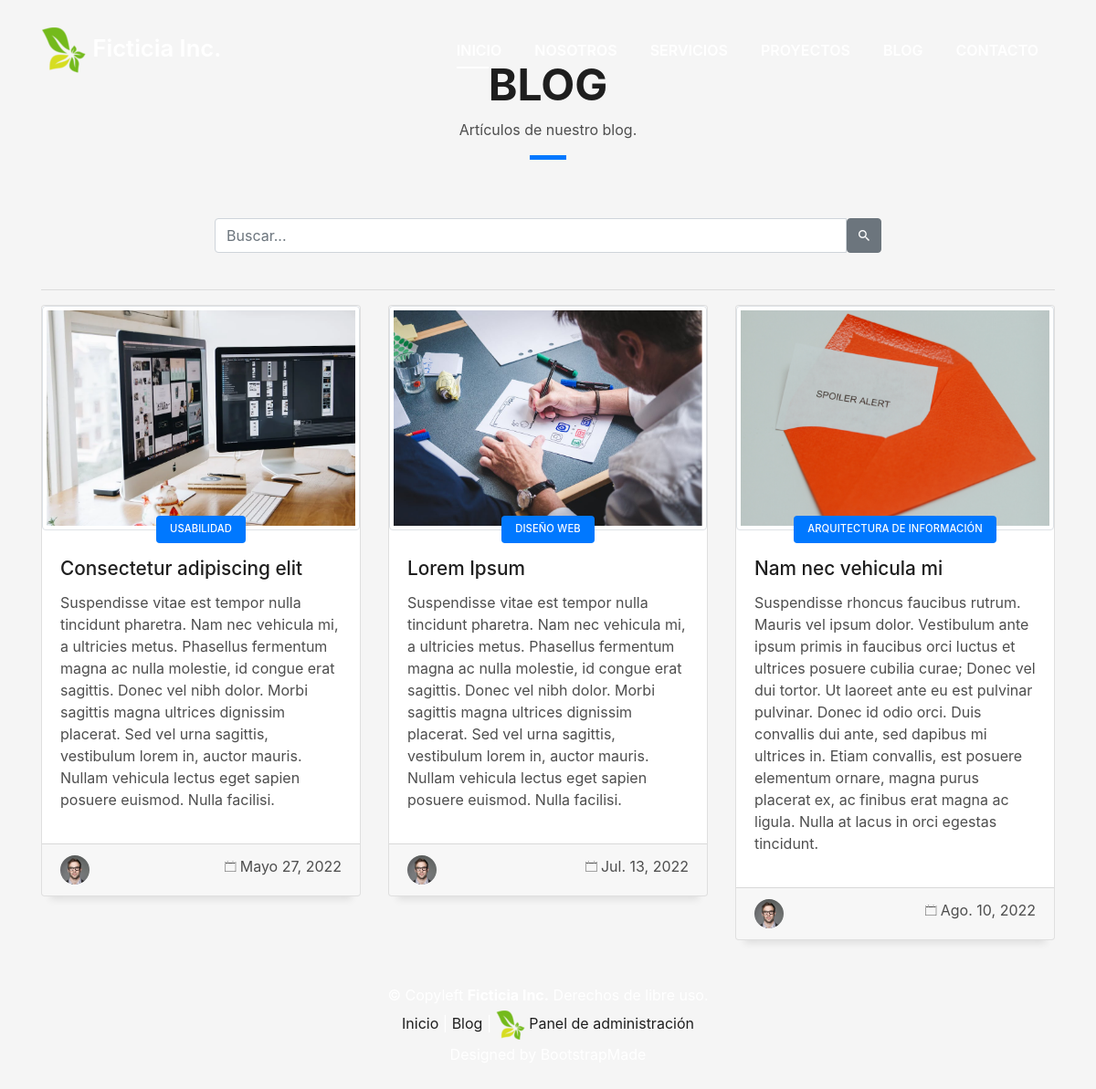
Screenshot of /blog/ with the database file from the repository.
### panel/models.py (models this page shows, shortened)
class Pagina_Model(models.Model):
    name = models.CharField(max_length=250, default='Sin nombre', verbose_name='Nombre')
    title = models.CharField(max_length=250, default='Sin título', verbose_name='Título')
    subtitle = models.CharField(max_length=250, null=True, blank=True, verbose_name='Subtítulo')
    abstract = RichTextField(null=True, blank=True, verbose_name='Resumen')
    content = RichTextField(verbose_name='Contenido')
    date = models.DateTimeField(null=True, blank=True, verbose_name='Fecha')
    created = models.DateTimeField(auto_now_add=True, null=True, blank=True, verbose_name='Fecha de creación')
    updated = models.DateTimeField(auto_now=True, null=True, blank=True, verbose_name='Fecha de última modificación')
    class Meta:
        verbose_name = 'Página'
        verbose_name_plural = 'Páginas'
        ordering = ['id']

class Articulo_Model(models.Model):
    name = models.CharField(max_length=250, default='Sin nombre', verbose_name='Nombre')
    title = models.CharField(max_length=250, default='Sin título', verbose_name='Título')
    subtitle = models.CharField(max_length=250, null=True, blank=True, verbose_name='Subtítulo')
    abstract = RichTextField(null=True, blank=True, verbose_name='Resumen')
    content = RichTextField(verbose_name='Contenido')
    image = models.ImageField(null=True, blank=True, upload_to='img_articulo/', default='', verbose_name='Imagen')
    date = models.DateField(null=True, blank=True, verbose_name='Fecha')
    draft = models.BooleanField(null=True, blank=True, default=True, verbose_name='Borrador')
    fk_categoria = models.ForeignKey('Categoria_Model', on_delete=models.DO_NOTHING, null=True, blank=True, verbose_name='Categoría')
    created = models.DateTimeField(auto_now_add=True, null=True, blank=True, verbose_name='Fecha de creación')
    updated = models.DateTimeField(auto_now=True, null=True, blank=True, verbose_name='Fecha de última modificación')
    class Meta:
        verbose_name = 'Articulo'
        verbose_name_plural = 'Articulos'
        ordering = ['id']

class Categoria_Model(models.Model):
    name = models.CharField(max_length=250, verbose_name='Nombre')
    description = RichTextField(null=True, blank=True, verbose_name='Descripción')
    class Meta:
        verbose_name = 'Categoría'
        verbose_name_plural = 'Categorías'
        ordering = ['id']
    def __str__(self):
        return self.name

### blog/views.py (the view)
# urls.py: path('blog/', blog.views.listar_articulos, name='listar_articulos'),
def listar_articulos(request, *args, **kwargs):
    paginas_list = Pagina_Model.objects.all() # Lista de paginas
    articulos_list = Articulo_Model.objects.filter(draft=False).order_by('date') # Lista de articulos
    context = {
        'page' : 'Blog',
        'singular' : 'artículo',
        'plural' : 'artículos',
        'url_ver' : 'ver_articulo',
        'paginas': paginas_list,
        'articulos': articulos_list,
    }
    return render(request, 'blog/lista.html', context)

### blog/templates/blog/lista.html (shortened to what this page needs)
{% extends "blog/base.html" %}
{% load static %}
{% block content %}
  <section id="blog" class="blog-mf sect-pt4 route">
    <div class="container">
      <div class="row">
        <div class="col-sm-12">
          <div class="title-box text-center">
            <h3 class="title-a">
              Blog
            </h3>
            <p class="subtitle-a">
              {% for pagina in paginas %}
                {% if pagina.name == 'blog' %}
                  {{ pagina.content|safe }}
                {% endif %}
              {% endfor %}
            </p>
            <div class="line-mf"></div>
          </div>
        </div>
      </div>
      <div class="row">
        <div class="col-md-8 mx-auto">
              {% include 'blog/form_buscar.html' %}
        </div>
      </div>
        <br /><hr />
      <div class="row">
        {% if articulos %}
          {% for articulo in articulos %}
          <div class="col-md-4">
            <div class="card card-blog">
              <div class="card-img">
                <a href="{% url 'ver_articulo' articulo.id %}">
                  <img src="{{ articulo.image.url }}" class="img-fluid img-thumbnail rounded" height="100" alt="{{ articulo.name }}">
                </a>
              </div>
              <div class="card-body">
                <div class="card-category-box">
                  <div class="card-category">
                    <h6 class="category">{{ articulo.fk_categoria }}</h6>
                  </div>
                </div>
                <h3 class="card-title"><a href="{% url 'ver_articulo' articulo.id %}">{{ articulo.title }}</a></h3>
                <div class="card-description">
                  {{ articulo.abstract|safe }}
                </div>
              </div>
              <div class="card-footer">
                <div class="post-author">
                    <img src="{% static 'front/img/testimonial-2.jpg' %}" alt="" class="avatar rounded-circle">
                </div>
                <div class="post-date">
                  <span class="ion-ios-calendar-outline"></span> {{ articulo.date }}
                </div>
              </div>
            </div>
          </div>
          {% endfor %}
        {% else %}
          <div class="alert alert-warning fade show" role="alert">
            No hay artículos.
          </div>
        {% endif %}
        </div>
    </div>
  </section>
  {% endblock content %}

### blog/templates/blog/footer.html
{% load static %}
    <footer>
      <div class="container">
        <div class="row">
          <div class="col-sm-12">
            <div class="copyright-box">
              {% for pagina in paginas %}
                {% if pagina.name == 'footer' %}
                  {{ pagina.content|safe }}
                {% endif %}
              {% endfor %}
              <p class="copyright">
                <a href="{% url 'app_blog_index' %}">Inicio</a> |
                <a href="{% url 'listar_articulos' %}">Blog</a> |
                <a href="{% url 'panel:entrar' %}" target="_blank">
                  <img src="{% static 'front/img/favicon.png' %}" />
                  Panel de administración</a>
              </p>
              <div class="credits">
                Designed by <a href="https://bootstrapmade.com/">BootstrapMade</a>
              </div>
            </div>
          </div>
        </div>
      </div>
    </footer>

### blog/static/front/css/style.css (style rules this page uses)
body { background-color: #f5f5f5; color: #4e4e4e; }
h1, h2, h3, h4, h5, h6 { color: #1e1e1e; }
a { color: #1e1e1e; transition: all 0.5s ease-in-out; }
.box-shadow, .paralax-mf, .service-box, .work-box, .card-blog { box-shadow: 0 13px 8px -10px rgba(0, 0, 0, 0.1); }
.avatar { width: 32px; height: 32px; margin-right: 4px; overflow: hidden; }
.sect-pt4 { padding-top: 4rem; }
.title-box { margin-bottom: 4rem; }
.title-a { font-size: 3rem; font-weight: bold; text-transform: uppercase; }
.subtitle-a { color: #4e4e4e; }
.line-mf { width: 40px; height: 5px; background-color: #0078ff; margin: 0 auto; }
.card-blog .card-body { position: relative; }
.card-blog .card-category-box { position: absolute; text-align: center; top: -16px; left: 15px; right: 15px; line-height: 25px; overflow: hidden; }
.card-blog .card-category { display: inline-block; color: #fff; padding: 0 15px 5px; overflow: hidden; background-color: #0078ff; border-radius: 4px; }
.card-blog .card-category .category { color: #fff; display: inline-block; text-transform: uppercase; font-size: .7rem; letter-spacing: .1px; margin-bottom: 0; }
.card-blog .card-title { font-size: 1.3rem; margin-top: .6rem; }
.card-blog .card-description { color: #4e4e4e; }
.card-blog .post-author { display: inline-block; }
.card-blog .post-date { color: #4e4e4e; display: inline-block; float: right; }
footer { text-align: center; color: #fff; padding-bottom: 4rem; }
footer .copyright { margin-bottom: .3rem; }
footer .credits { margin-bottom: 0; }
footer .credits a { color: #fff; }
@media (min-width: 767px) { .card-blog { margin-bottom: 3rem; } }

### rows the page displays
Pagina_Model: content "Artículos de nuestro blog."
Articulo_Model: image (picture), fk_categoria "USABILIDAD", title "Consectetur adipiscing elit", abstract "Suspendisse vitae est tempor nulla tincidunt pharetra. Nam nec vehicula mi, a ultricies metus. Phasellus fermentum magna ac nulla molestie, id congue erat sagittis. Donec vel nibh dolor. Morbi sagittis magna ultrices dignissim placerat. Sed vel urna sagittis, vestibulum lorem in, auctor mauris. Nullam vehicula lectus eget sapien posuere euismod. Nulla facilisi.", date "Mayo 27, 2022"
Articulo_Model: image (picture), fk_categoria "DISEÑO WEB", title "Lorem Ipsum", abstract "Suspendisse vitae est tempor nulla tincidunt pharetra. Nam nec vehicula mi, a ultricies metus. Phasellus fermentum magna ac nulla molestie, id congue erat sagittis. Donec vel nibh dolor. Morbi sagittis magna ultrices dignissim placerat. Sed vel urna sagittis, vestibulum lorem in, auctor mauris. Nullam vehicula lectus eget sapien posuere euismod. Nulla facilisi.", date "Jul. 13, 2022"
Articulo_Model: image (picture), fk_categoria "ARQUITECTURA DE INFORMACIÓN", title "Nam nec vehicula mi", abstract "Suspendisse rhoncus faucibus rutrum. Mauris vel ipsum dolor. Vestibulum ante ipsum primis in faucibus orci luctus et ultrices posuere cubilia curae; Donec vel dui tortor. Ut laoreet ante eu est pulvinar pulvinar. Donec id odio orci. Duis convallis dui ante, sed dapibus mi ultrices in. Etiam convallis, est posuere elementum ornare, magna purus placerat ex, ac finibus erat magna ac ligula. Nulla at lacus in orci egestas tincidunt.", date "Ago. 10, 2022"
